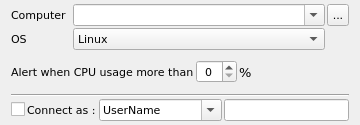
<?xml version="1.0" encoding="UTF-8"?>
<ui version="4.0">
 <class>CpuUsageWidget</class>
 <widget class="QWidget" name="CpuUsageWidget">
  <property name="geometry">
   <rect>
    <x>0</x>
    <y>0</y>
    <width>360</width>
    <height>125</height>
   </rect>
  </property>
  <property name="windowTitle">
   <string>CPU usage</string>
  </property>
  <layout class="QVBoxLayout" name="verticalLayout">
   <property name="spacing">
    <number>2</number>
   </property>
   <property name="topMargin">
    <number>4</number>
   </property>
   <property name="bottomMargin">
    <number>4</number>
   </property>
   <item>
    <layout class="QGridLayout" name="gridLayout">
     <property name="spacing">
      <number>2</number>
     </property>
     <item row="0" column="0">
      <widget class="QLabel" name="lblCpuComputer">
       <property name="maximumSize">
        <size>
         <width>60</width>
         <height>16777215</height>
        </size>
       </property>
       <property name="font">
        <font>
         <family>DejaVu Sans</family>
         <pointsize>8</pointsize>
        </font>
       </property>
       <property name="text">
        <string>Computer</string>
       </property>
      </widget>
     </item>
     <item row="0" column="1">
      <widget class="QComboBox" name="cmbCpuComputer">
       <property name="font">
        <font>
         <family>DejaVu Sans</family>
         <pointsize>8</pointsize>
        </font>
       </property>
       <property name="editable">
        <bool>true</bool>
       </property>
      </widget>
     </item>
     <item row="0" column="2">
      <widget class="QToolButton" name="btnCpuComputer">
       <property name="maximumSize">
        <size>
         <width>22</width>
         <height>22</height>
        </size>
       </property>
       <property name="font">
        <font>
         <family>DejaVu Sans</family>
         <pointsize>8</pointsize>
        </font>
       </property>
       <property name="text">
        <string>...</string>
       </property>
       <property name="icon">
        <iconset resource="../../qHostMonitor.qrc">
         <normaloff>:/img/browse.png</normaloff>:/img/browse.png</iconset>
       </property>
      </widget>
     </item>
     <item row="1" column="0">
      <widget class="QLabel" name="lblCpuOS">
       <property name="maximumSize">
        <size>
         <width>60</width>
         <height>16777215</height>
        </size>
       </property>
       <property name="font">
        <font>
         <family>DejaVu Sans</family>
         <pointsize>8</pointsize>
        </font>
       </property>
       <property name="text">
        <string>OS</string>
       </property>
      </widget>
     </item>
     <item row="1" column="1">
      <widget class="QComboBox" name="cmbCpuOs">
       <property name="enabled">
        <bool>true</bool>
       </property>
       <property name="font">
        <font>
         <family>DejaVu Sans</family>
         <pointsize>8</pointsize>
        </font>
       </property>
       <item>
        <property name="text">
         <string>Linux</string>
        </property>
       </item>
       <item>
        <property name="text">
         <string>UNIX</string>
        </property>
       </item>
       <item>
        <property name="text">
         <string>Windows</string>
        </property>
       </item>
       <item>
        <property name="text">
         <string>Novell Netware</string>
        </property>
       </item>
      </widget>
     </item>
    </layout>
   </item>
   <item>
    <layout class="QHBoxLayout" name="horizontalLayout_2">
     <item>
      <widget class="QLabel" name="lblCpuAlert">
       <property name="font">
        <font>
         <family>DejaVu Sans</family>
         <pointsize>8</pointsize>
        </font>
       </property>
       <property name="text">
        <string>Alert when CPU usage more than</string>
       </property>
      </widget>
     </item>
     <item>
      <widget class="QSpinBox" name="spinAlertWhen">
       <property name="font">
        <font>
         <family>DejaVu Sans</family>
         <pointsize>8</pointsize>
        </font>
       </property>
       <property name="alignment">
        <set>Qt::AlignCenter</set>
       </property>
      </widget>
     </item>
     <item>
      <widget class="QLabel" name="lblCpuAlert1">
       <property name="font">
        <font>
         <family>DejaVu Sans</family>
         <pointsize>10</pointsize>
        </font>
       </property>
       <property name="text">
        <string>%</string>
       </property>
      </widget>
     </item>
     <item>
      <spacer name="horizontalSpacer">
       <property name="orientation">
        <enum>Qt::Horizontal</enum>
       </property>
       <property name="sizeHint" stdset="0">
        <size>
         <width>40</width>
         <height>20</height>
        </size>
       </property>
      </spacer>
     </item>
    </layout>
   </item>
   <item>
    <widget class="Line" name="line">
     <property name="font">
      <font>
       <family>DejaVu Sans</family>
       <pointsize>8</pointsize>
      </font>
     </property>
     <property name="orientation">
      <enum>Qt::Horizontal</enum>
     </property>
    </widget>
   </item>
   <item>
    <layout class="QHBoxLayout" name="horizontalLayout">
     <item>
      <widget class="QCheckBox" name="chkCpuConnect">
       <property name="font">
        <font>
         <family>DejaVu Sans</family>
         <pointsize>8</pointsize>
        </font>
       </property>
       <property name="styleSheet">
        <string notr="true">spacing: 2px;</string>
       </property>
       <property name="text">
        <string>Connect as :</string>
       </property>
      </widget>
     </item>
     <item>
      <widget class="QComboBox" name="cmbCpuUser">
       <property name="sizePolicy">
        <sizepolicy hsizetype="Expanding" vsizetype="Fixed">
         <horstretch>0</horstretch>
         <verstretch>0</verstretch>
        </sizepolicy>
       </property>
       <property name="font">
        <font>
         <family>DejaVu Sans</family>
         <pointsize>8</pointsize>
        </font>
       </property>
       <property name="editable">
        <bool>true</bool>
       </property>
       <item>
        <property name="text">
         <string>UserName</string>
        </property>
       </item>
      </widget>
     </item>
     <item>
      <widget class="QLineEdit" name="lineCpuPassword">
       <property name="font">
        <font>
         <family>DejaVu Sans</family>
         <pointsize>8</pointsize>
        </font>
       </property>
      </widget>
     </item>
    </layout>
   </item>
  </layout>
 </widget>
 <resources>
  <include location="../../qHostMonitor.qrc"/>
  <include location="../../qHostMonitor.qrc"/>
 </resources>
 <connections/>
</ui>
